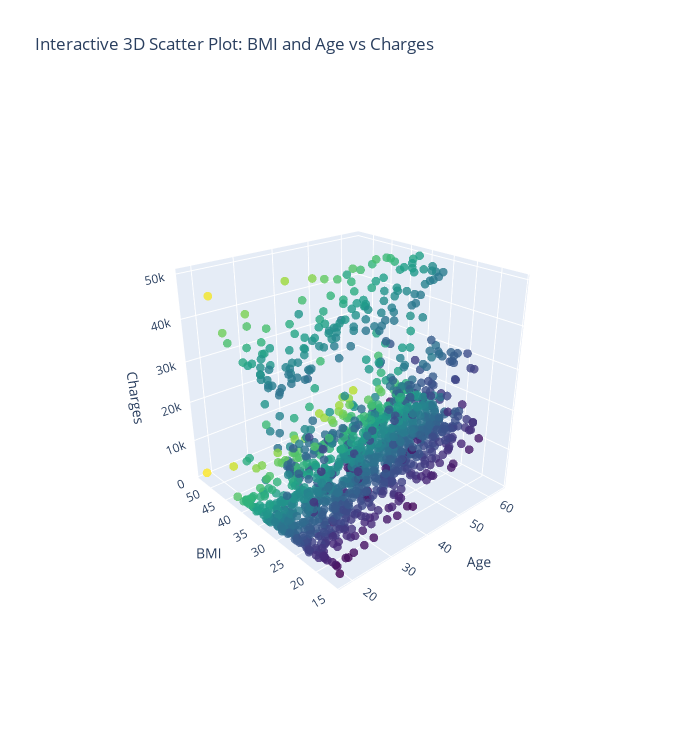

The code cell stored with this chart in its notebook:
### Code cell
# Create a 3D scatter plot figure
fig = go.Figure(data=go.Scatter3d(
    x=df['bmi'],
    y=df['age'],
    z=df['charges'],
    mode='markers',
    marker=dict(
        size=3,
        color=df['bmi'],
        colorscale='Viridis',  # Use a colorscale for the BMI values
        opacity=0.8
    )
))

# Set axis labels and title
fig.update_layout(
    scene=dict(
           xaxis=dict(
            title='BMI',
            autorange='reversed'  # Reverse the axis direction
        ),

        yaxis_title='Age',
        zaxis_title='Charges'
    ),
    title='Interactive 3D Scatter Plot: BMI and Age vs Charges',
    width=700,  # Set the width of the figure
    height=750  # Set the height of the figure
)

fig.show()

### Figure 1 — Plotly figure (JSON) as saved in the notebook; plotly's stock layout.template omitted (floating-point values rounded to 4 significant figures; data arrays with more than 128 entries replaced by an {"elided": "..."} marker saying what was removed)
{"data": [{"marker": {"color": {"elided": "1331 float values"}, "colorscale": [[0, "#440154"], [0.1111, "#482878"], [0.2222, "#3e4989"], [0.3333, "#31688e"], [0.4444, "#26828e"], [0.5556, "#1f9e89"], [0.6667, "#35b779"], [0.7778, "#6ece58"], [0.8889, "#b5de2b"], [1, "#fde725"]], "opacity": 0.8, "size": 3}, "mode": "markers", "type": "scatter3d", "x": {"elided": "1331 float values"}, "y": {"elided": "1331 int values"}, "z": {"elided": "1331 float values"}}], "layout": {"height": 750, "scene": {"aspectmode": "auto", "aspectratio": {"x": 1, "y": 1, "z": 1}, "camera": {"center": {"x": 0, "y": 0, "z": 0}, "eye": {"x": 1.993, "y": -1.776, "z": 1.273}, "projection": {"type": "perspective"}, "up": {"x": 0, "y": 0, "z": 1}}, "xaxis": {"autorange": "reversed", "title": {"text": "BMI"}, "type": "linear"}, "yaxis": {"title": {"text": "Age"}, "type": "linear"}, "zaxis": {"title": {"text": "Charges"}, "type": "linear"}}, "title": {"text": "Interactive 3D Scatter Plot: BMI and Age vs Charges"}, "width": 700}}
